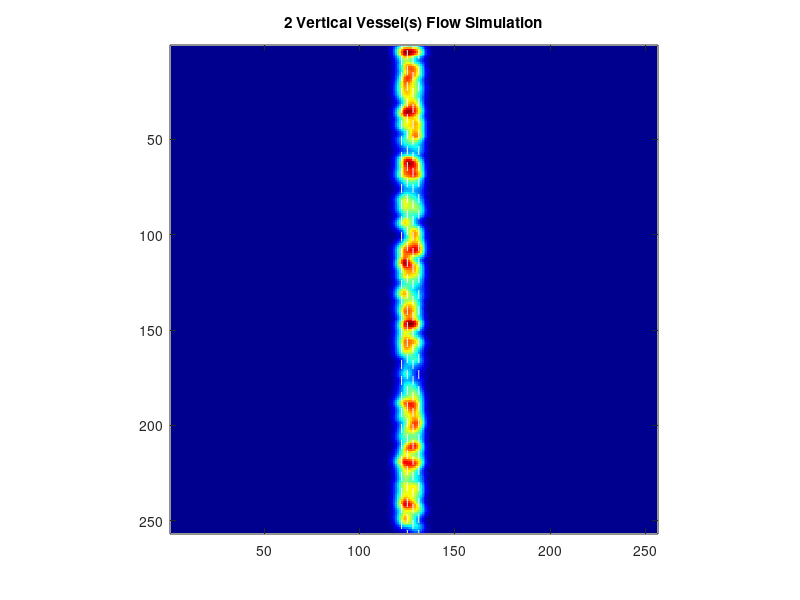

Reproduce this figure in MATLAB.
%==========================================================================
% <<Enhanced Ultrasound Power Doppler Imaging via Mean-Shift Super-Resolution (MSSR)>>
% Ultrasound Flow Simulation in Single or Multiple Vessels with Anisotropic PSF
%
% Author           : Liu Y
% Date             : [2025-10-01]
%
%  - This script simulates blood flow inside single or multiple vessels
%    oriented horizontally or vertically, incorporating anisotropic PSF
%    (Point Spread Function) effects typical in ultrasound imaging.
%
% Description:
%  This MATLAB program generates simulated ultrasound sIQ data representing
%  moving scatterers within blood vessels. The vessels can be oriented
%  horizontally or vertically, with either single or double vessel modes.
%  The flow velocity profile is parabolic (centerline fast, edges slow),
%  and scatterers move accordingly frame-by-frame with wrap-around.
%  The imaging system's PSF is modeled as an anisotropic 2D Gaussian kernel
%  with different axial and lateral widths.
%
% Usage:
%  - Set 'mode_flag' to select vessel configuration:
%      1 - Single horizontal vessel
%      2 - Single vertical vessel
%      3 - Dual horizontal vessels
%      4 - Dual vertical vessels
%  - Configure parameters such as image size, PSF widths, vessel width,
%    vessel spacing, scatterers per vessel, maximum velocity, and frame count.
%  - Run the simulation to generate a 3D IQ data matrix representing moving
%    blood flow.
%  - Visualizes the flow simulation in real-time every 5 frames.
%
% Outputs:
%  - sIQ: Simulated IQ data cube (Nz x Nx x num_frames)
%
% Notes:
%  - Scatterer positions are updated according to velocity profiles and wrapped
%    at image boundaries to simulate continuous flow.
%  - PSF convolution models ultrasound imaging blur.
%  - Visualization uses jet colormap for intensity display.
%
% Requirements:
%  - MATLAB environment with basic image processing functions.
%
% -------------------------------------------------------------------------

clear; clc; close all;

%% ========== Mode Selection ==========
% 1 - Single horizontal vessel
% 2 - Single vertical vessel
% 3 - Dual horizontal vessels
% 4 - Dual vertical vessels
mode_flag = 4;

%% Parameter Settings
Nx = 256;                  % Number of lateral pixels
Nz = 256;                  % Number of axial pixels
num_frames = 200;          % Total number of frames
sigma_x = 3;               % PSF lateral standard deviation (pixels)
sigma_z = 2;               % PSF axial standard deviation (pixels)
pipe_width = 3;            % Vessel width (pixels)
pipe_spacing = 6;          % Spacing between vessels (pixels)
num_points_per_pipe = 300; % Number of scatterers per vessel
v_max = 4;                 % Maximum velocity (pixels per frame)

%% Generate PSF (Anisotropic Gaussian)
[x_psf, z_psf] = meshgrid(-round(4*sigma_x):round(4*sigma_x), ...
                          -round(4*sigma_z):round(4*sigma_z));
PSF = exp(-(x_psf.^2/(2*sigma_x^2) + z_psf.^2/(2*sigma_z^2)));
PSF = PSF / sum(PSF(:)); % Normalize PSF energy

%% ========== Vessel Parameter Initialization ==========
switch mode_flag
    case 1 % Single horizontal vessel
        num_pipes = 1;
        pipe_centers = Nz/2;
        pipe_orient = 'horizontal';
    case 2 % Single vertical vessel
        num_pipes = 1;
        pipe_centers = Nx/2;
        pipe_orient = 'vertical';
    case 3 % Dual horizontal vessels
        num_pipes = 2;
        pipe_centers = [Nz/2 - pipe_spacing/2 - pipe_width/2, ...
                        Nz/2 + pipe_spacing/2 - pipe_width/2];
        pipe_orient = 'horizontal';
    case 4 % Dual vertical vessels
        num_pipes = 2;
        pipe_centers = [Nx/2 - pipe_spacing/2 - pipe_width/2, ...
                        Nx/2 + pipe_spacing/2 - pipe_width/2];
        pipe_orient = 'vertical';
    otherwise
        error('Invalid mode_flag, must be 1 to 4.');
end

%% ========== Initialize Scatterers Positions ==========
scatterers = struct();
for pipe = 1:num_pipes
    if strcmp(pipe_orient,'vertical')
        % Vertical vessel: x coordinate confined inside vessel width randomly,
        % z coordinate randomly distributed over entire depth
        x_initial = pipe_centers(pipe) - pipe_width/2 + pipe_width*rand(num_points_per_pipe,1);
        z_initial = Nz * rand(num_points_per_pipe,1);
    else
        % Horizontal vessel: z coordinate confined inside vessel width randomly,
        % x coordinate randomly distributed over entire lateral axis
        x_initial = Nx * rand(num_points_per_pipe,1);
        z_initial = pipe_centers(pipe) - pipe_width/2 + pipe_width*rand(num_points_per_pipe,1);
    end
    scatterers(pipe).x = x_initial;
    scatterers(pipe).z = z_initial;
end

%% ========== Visualization Initialization ==========
figure;
h_img = imagesc(zeros(Nz, Nx));
colormap(jet); axis image;
if strcmp(pipe_orient,'vertical')
    title(sprintf('%d Vertical Vessel(s) Flow Simulation', num_pipes));
    hold on;
    % Draw vessel boundaries as rectangles
    for i=1:num_pipes
        rectangle('Position',[pipe_centers(i)-pipe_width/2, 1, pipe_width, Nz], ...
                  'EdgeColor','w', 'LineStyle','--');
    end
else
    title(sprintf('%d Horizontal Vessel(s) Flow Simulation', num_pipes));
    hold on;
    for i=1:num_pipes
        rectangle('Position',[1, pipe_centers(i)-pipe_width/2, Nx, pipe_width], ...
                  'EdgeColor','w', 'LineStyle','--');
    end
end

%% ========== Main Loop ==========
IQ_frame = zeros(Nz,Nx,num_frames); % Pre-allocate IQ data cube

for frame = 1:num_frames
    current_scatter = zeros(Nz, Nx);

    for pipe = 1:num_pipes
        if strcmp(pipe_orient,'vertical')
            % Parabolic flow profile in vertical vessel:
            % faster at center, slower near edges
            x_offset = scatterers(pipe).x - pipe_centers(pipe);
            x_norm = x_offset / (pipe_width/2);
            velocities = v_max * (1 - x_norm.^2);
            
            % Update scatterer axial positions (z-direction)
            scatterers(pipe).z = scatterers(pipe).z + velocities;
            
            % Wrap around when exceeding bottom boundary
            overflow = scatterers(pipe).z > Nz;
            scatterers(pipe).z(overflow) = scatterers(pipe).z(overflow) - Nz;
            % Reinitialize lateral positions for overflowed scatterers inside vessel
            scatterers(pipe).x(overflow) = pipe_centers(pipe) - pipe_width/2 + ...
                                           pipe_width*rand(sum(overflow),1);
            % Convert to discrete pixel indices
            x_pos = round(scatterers(pipe).x);
            z_pos = mod(round(scatterers(pipe).z)-1, Nz)+1;
            valid = (x_pos >= 1) & (x_pos <= Nx);
        else
            % Parabolic flow profile in horizontal vessel
            z_offset = scatterers(pipe).z - pipe_centers(pipe);
            z_norm = z_offset / (pipe_width/2);
            velocities = v_max * (1 - z_norm.^2);
            
            % Update scatterer lateral positions (x-direction)
            scatterers(pipe).x = scatterers(pipe).x + velocities;
            
            % Wrap around when exceeding right boundary
            overflow = scatterers(pipe).x > Nx;
            scatterers(pipe).x(overflow) = scatterers(pipe).x(overflow) - Nx;
            % Reinitialize axial positions for overflowed scatterers inside vessel
            scatterers(pipe).z(overflow) = pipe_centers(pipe) - pipe_width/2 + ...
                                           pipe_width*rand(sum(overflow),1);
                                           
            % Convert to discrete pixel indices
            x_pos = mod(round(scatterers(pipe).x)-1, Nx)+1;
            z_pos = round(scatterers(pipe).z);
            valid = (z_pos >= 1) & (z_pos <= Nz);
        end
        % Keep only valid indices
        x_pos = x_pos(valid); 
        z_pos = z_pos(valid);
        
        % Convert subscript to linear indices
        lin_idx = sub2ind([Nz,Nx], z_pos, x_pos);
        
        % Accumulate scatterer counts in current frame
        current_scatter(lin_idx) = current_scatter(lin_idx) + 1;
    end
    
    % Convolve with PSF to simulate ultrasound imaging blur
    IQ_frame(:,:,frame) = conv2(current_scatter, PSF, 'same');
    
    % Real-time display every 5 frames
    if mod(frame,5) == 1
        set(h_img, 'CData', IQ_frame(:,:,frame));
        drawnow;
    end
end

% Assign output variable
sIQ = IQ_frame;

disp('Simulation completed!');
